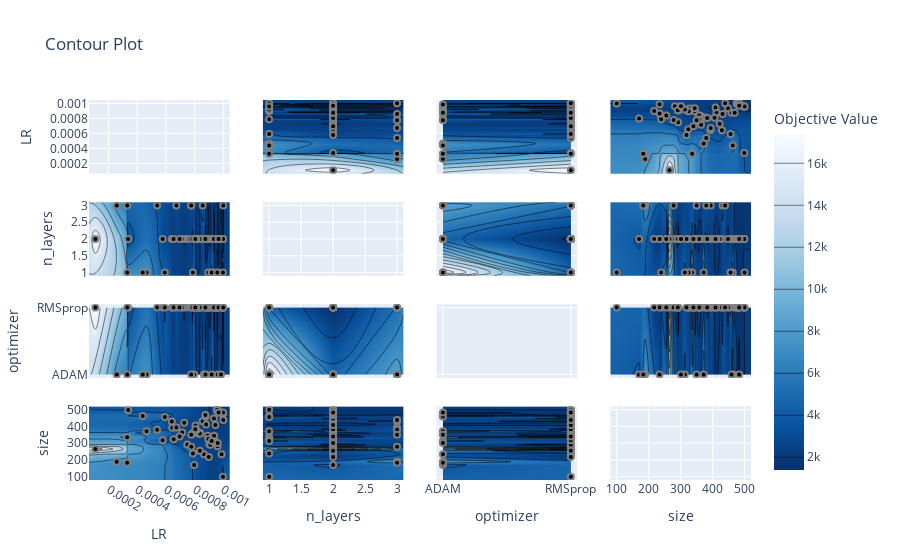

Notebook code cell kept with this figure:
### Code cell
plot_contour(study)

### Figure 1 — Plotly figure (JSON) as saved in the notebook; plotly's stock layout.template omitted (floating-point values rounded to 4 significant figures; data arrays with more than 128 entries replaced by an {"elided": "..."} marker saying what was removed)
{"data": [{"type": "scatter", "xaxis": "x", "yaxis": "y"}, {"colorbar": {"title": {"text": "Objective Value"}}, "colorscale": [[0, "rgb(247,251,255)"], [0.125, "rgb(222,235,247)"], [0.25, "rgb(198,219,239)"], [0.375, "rgb(158,202,225)"], [0.5, "rgb(107,174,214)"], [0.625, "rgb(66,146,198)"], [0.75, "rgb(33,113,181)"], [0.875, "rgb(8,81,156)"], [1, "rgb(8,48,107)"]], "connectgaps": true, "contours": {"coloring": "heatmap"}, "hoverinfo": "none", "line": {"smoothing": 1.3}, "reversescale": true, "showscale": true, "type": "contour", "x": [6.396e-05, 0.0001085, 0.0002574, 0.0003302, 0.0003303, 0.000337, 0.0004386, 0.0004651, 0.0005388, 0.0005771, 0.0005924, 0.0006411, 0.0006439, 0.000654, 0.0006729, 0.0006956, 0.0007133, 0.0007274, 0.0007488, 0.0007762, 0.0007769, 0.0007843, 0.000788, 0.0007969, 0.0008049, 0.0008063, 0.0008121, 0.0008302, 0.000836, 0.0008365, 0.000837, 0.0008565, 0.0008647, 0.000875, 0.0008759, 0.0008806, 0.00089, 0.0008957, 0.0008987, 0.0009034, 0.0009091, 0.0009188, 0.0009318, 0.0009346, 0.0009356, 0.0009449, 0.0009543, 0.0009564, 0.000958, 0.0009596, 0.0009611, 0.0009666, 0.0009842, 0.0009875, 0.000988, 0.000995, 0.0009971, 0.0009974, 0.0009978, 0.0009985, 0.0009998, 0.001044], "xaxis": "x5", "y": [0.9, 1, 2, 3, 3.1], "yaxis": "y5", "z": {"elided": "5x62 float values"}}, {"marker": {"color": "black", "line": {"color": "Grey", "width": 2}}, "mode": "markers", "showlegend": false, "type": "scatter", "x": [0.0009318, 0.000788, 0.0007969, 0.0004651, 0.0002574, 0.0008647, 0.0003302, 0.000337, 0.0003303, 0.0004386, 0.0009974, 0.0009596, 0.0006439, 0.0006411, 0.0006729, 0.0001085, 0.000654, 0.0005388, 0.0007488, 0.0007769, 0.0009034, 0.0009091, 0.000988, 0.00089, 0.0009356, 0.0008302, 0.0008565, 0.0007274, 0.000836, 0.0008957, 0.0005771, 0.000837, 0.0007133, 0.0008365, 0.0008063, 0.0009188, 0.0007843, 0.0007762, 0.0008987, 0.0009611, 0.0005924, 0.0008121, 0.0008049, 0.0006956, 0.0008806, 0.0008759, 0.0009449, 0.0009564, 0.0009543, 0.000958, 0.0009842, 0.0009346, 0.000875, 0.0009978, 0.000995, 0.0009971, 0.0009875, 0.0009985, 0.0009666, 0.0009998], "xaxis": "x5", "y": [1, 1, 2, 1, 3, 2, 3, 2, 1, 1, 1, 2, 2, 2, 3, 2, 2, 3, 2, 3, 2, 2, 2, 2, 2, 2, 3, 2, 2, 1, 2, 2, 2, 2, 2, 1, 2, 3, 2, 2, 1, 2, 2, 2, 2, 2, 2, 2, 2, 1, 2, 2, 2, 2, 2, 2, 2, 2, 2, 3], "yaxis": "y5"}, {"colorbar": {"title": {"text": "Objective Value"}}, "colorscale": [[0, "rgb(247,251,255)"], [0.125, "rgb(222,235,247)"], [0.25, "rgb(198,219,239)"], [0.375, "rgb(158,202,225)"], [0.5, "rgb(107,174,214)"], [0.625, "rgb(66,146,198)"], [0.75, "rgb(33,113,181)"], [0.875, "rgb(8,81,156)"], [1, "rgb(8,48,107)"]], "connectgaps": true, "contours": {"coloring": "heatmap"}, "hoverinfo": "none", "line": {"smoothing": 1.3}, "reversescale": true, "showscale": false, "type": "contour", "x": [6.396e-05, 0.0001085, 0.0002574, 0.0003302, 0.0003303, 0.000337, 0.0004386, 0.0004651, 0.0005388, 0.0005771, 0.0005924, 0.0006411, 0.0006439, 0.000654, 0.0006729, 0.0006956, 0.0007133, 0.0007274, 0.0007488, 0.0007762, 0.0007769, 0.0007843, 0.000788, 0.0007969, 0.0008049, 0.0008063, 0.0008121, 0.0008302, 0.000836, 0.0008365, 0.000837, 0.0008565, 0.0008647, 0.000875, 0.0008759, 0.0008806, 0.00089, 0.0008957, 0.0008987, 0.0009034, 0.0009091, 0.0009188, 0.0009318, 0.0009346, 0.0009356, 0.0009449, 0.0009543, 0.0009564, 0.000958, 0.0009596, 0.0009611, 0.0009666, 0.0009842, 0.0009875, 0.000988, 0.000995, 0.0009971, 0.0009974, 0.0009978, 0.0009985, 0.0009998, 0.001044], "xaxis": "x9", "y": ["ADAM", "RMSprop"], "yaxis": "y9", "z": [[null, null, 7314, 6164, null, null, 7227, 7314.0, null, null, null, null, null, null, null, null, null, null, null, 2914.0, null, null, null, 3866.0, null, null, null, null, null, null, null, null, 3192.0, null, 2394, null, null, null, null, null, null, 4384.0, null, null, null, null, null, null, null, null, 2672, null, 2282.0, null, null, null, null, null, null, null, null, null], [null, 17400.0, null, null, 9272.0, 3243, null, null, 3859, 2594, 4137, 2222, 2081, 2218.0, 3160.0, 2221, 2117, 1961, 2036.0, null, 3004, 1790, 4060.0, null, 1874.0, 1943, 1779, 1770.0, 1824.0, 2148.0, 2129, 4787, null, 1613, null, 1634, 1696, 3126.0, 1984, 1860, 1735, null, 2884.0, 1798.0, 2132, 1730, 1522.0, 1513, 2273, 1856, null, 1766.0, null, 1382, 1952, 1613, 1586.0, 4718.0, 1534, 1716.0, 2414.0, null]]}, {"marker": {"color": "black", "line": {"color": "Grey", "width": 2}}, "mode": "markers", "showlegend": false, "type": "scatter", "x": [0.0009318, 0.000788, 0.0007969, 0.0004651, 0.0002574, 0.0008647, 0.0003302, 0.000337, 0.0003303, 0.0004386, 0.0009974, 0.0009596, 0.0006439, 0.0006411, 0.0006729, 0.0001085, 0.000654, 0.0005388, 0.0007488, 0.0007769, 0.0009034, 0.0009091, 0.000988, 0.00089, 0.0009356, 0.0008302, 0.0008565, 0.0007274, 0.000836, 0.0008957, 0.0005771, 0.000837, 0.0007133, 0.0008365, 0.0008063, 0.0009188, 0.0007843, 0.0007762, 0.0008987, 0.0009611, 0.0005924, 0.0008121, 0.0008049, 0.0006956, 0.0008806, 0.0008759, 0.0009449, 0.0009564, 0.0009543, 0.000958, 0.0009842, 0.0009346, 0.000875, 0.0009978, 0.000995, 0.0009971, 0.0009875, 0.0009985, 0.0009666, 0.0009998], "xaxis": "x9", "y": ["RMSprop", "RMSprop", "ADAM", "ADAM", "ADAM", "ADAM", "ADAM", "RMSprop", "RMSprop", "ADAM", "RMSprop", "RMSprop", "RMSprop", "RMSprop", "RMSprop", "RMSprop", "RMSprop", "RMSprop", "RMSprop", "RMSprop", "RMSprop", "RMSprop", "RMSprop", "RMSprop", "RMSprop", "RMSprop", "RMSprop", "RMSprop", "RMSprop", "RMSprop", "RMSprop", "RMSprop", "RMSprop", "RMSprop", "RMSprop", "ADAM", "RMSprop", "ADAM", "RMSprop", "ADAM", "RMSprop", "RMSprop", "RMSprop", "RMSprop", "RMSprop", "ADAM", "RMSprop", "RMSprop", "RMSprop", "RMSprop", "ADAM", "RMSprop", "RMSprop", "RMSprop", "RMSprop", "RMSprop", "RMSprop", "RMSprop", "RMSprop", "RMSprop"], "yaxis": "y9"}, {"colorbar": {"title": {"text": "Objective Value"}}, "colorscale": [[0, "rgb(247,251,255)"], [0.125, "rgb(222,235,247)"], [0.25, "rgb(198,219,239)"], [0.375, "rgb(158,202,225)"], [0.5, "rgb(107,174,214)"], [0.625, "rgb(66,146,198)"], [0.75, "rgb(33,113,181)"], [0.875, "rgb(8,81,156)"], [1, "rgb(8,48,107)"]], "connectgaps": true, "contours": {"coloring": "heatmap"}, "hoverinfo": "none", "line": {"smoothing": 1.3}, "reversescale": true, "showscale": false, "type": "contour", "x": [6.396e-05, 0.0001085, 0.0002574, 0.0003302, 0.0003303, 0.000337, 0.0004386, 0.0004651, 0.0005388, 0.0005771, 0.0005924, 0.0006411, 0.0006439, 0.000654, 0.0006729, 0.0006956, 0.0007133, 0.0007274, 0.0007488, 0.0007762, 0.0007769, 0.0007843, 0.000788, 0.0007969, 0.0008049, 0.0008063, 0.0008121, 0.0008302, 0.000836, 0.0008365, 0.000837, 0.0008565, 0.0008647, 0.000875, 0.0008759, 0.0008806, 0.00089, 0.0008957, 0.0008987, 0.0009034, 0.0009091, 0.0009188, 0.0009318, 0.0009346, 0.0009356, 0.0009449, 0.0009543, 0.0009564, 0.000958, 0.0009596, 0.0009611, 0.0009666, 0.0009842, 0.0009875, 0.000988, 0.000995, 0.0009971, 0.0009974, 0.0009978, 0.0009985, 0.0009998, 0.001044], "xaxis": "x13", "y": [80, 100, 170, 183, 189, 217, 234, 239, 255, 265, 278, 282, 291, 292, 293, 301, 313, 318, 324, 325, 328, 336, 340, 344, 345, 350, 356, 358, 362, 364, 372, 377, 380, 383, 393, 394, 406, 409, 412, 422, 429, 431, 439, 448, 456, 459, 463, 469, 475, 476, 479, 483, 484, 496, 499, 500, 520], "yaxis": "y13", "z": {"elided": "57x62 float values"}}, {"marker": {"color": "black", "line": {"color": "Grey", "width": 2}}, "mode": "markers", "showlegend": false, "type": "scatter", "x": [0.0009318, 0.000788, 0.0007969, 0.0004651, 0.0002574, 0.0008647, 0.0003302, 0.000337, 0.0003303, 0.0004386, 0.0009974, 0.0009596, 0.0006439, 0.0006411, 0.0006729, 0.0001085, 0.000654, 0.0005388, 0.0007488, 0.0007769, 0.0009034, 0.0009091, 0.000988, 0.00089, 0.0009356, 0.0008302, 0.0008565, 0.0007274, 0.000836, 0.0008957, 0.0005771, 0.000837, 0.0007133, 0.0008365, 0.0008063, 0.0009188, 0.0007843, 0.0007762, 0.0008987, 0.0009611, 0.0005924, 0.0008121, 0.0008049, 0.0006956, 0.0008806, 0.0008759, 0.0009449, 0.0009564, 0.0009543, 0.000958, 0.0009842, 0.0009346, 0.000875, 0.0009978, 0.000995, 0.0009971, 0.0009875, 0.0009985, 0.0009666, 0.0009998], "xaxis": "x13", "y": [328, 239, 170, 372, 189, 234, 183, 499, 336, 463, 100, 282, 393, 429, 394, 265, 324, 380, 292, 278, 293, 291, 234, 345, 344, 356, 431, 422, 362, 325, 318, 358, 364, 255, 406, 313, 358, 350, 217, 301, 456, 377, 383, 340, 412, 459, 409, 496, 499, 500, 483, 448, 469, 475, 479, 476, 479, 484, 483, 439], "yaxis": "y13"}, {"colorbar": {"title": {"text": "Objective Value"}}, "colorscale": [[0, "rgb(247,251,255)"], [0.125, "rgb(222,235,247)"], [0.25, "rgb(198,219,239)"], [0.375, "rgb(158,202,225)"], [0.5, "rgb(107,174,214)"], [0.625, "rgb(66,146,198)"], [0.75, "rgb(33,113,181)"], [0.875, "rgb(8,81,156)"], [1, "rgb(8,48,107)"]], "connectgaps": true, "contours": {"coloring": "heatmap"}, "hoverinfo": "none", "line": {"smoothing": 1.3}, "reversescale": true, "showscale": false, "type": "contour", "x": [0.9, 1, 2, 3, 3.1], "xaxis": "x2", "y": [6.396e-05, 0.0001085, 0.0002574, 0.0003302, 0.0003303, 0.000337, 0.0004386, 0.0004651, 0.0005388, 0.0005771, 0.0005924, 0.0006411, 0.0006439, 0.000654, 0.0006729, 0.0006956, 0.0007133, 0.0007274, 0.0007488, 0.0007762, 0.0007769, 0.0007843, 0.000788, 0.0007969, 0.0008049, 0.0008063, 0.0008121, 0.0008302, 0.000836, 0.0008365, 0.000837, 0.0008565, 0.0008647, 0.000875, 0.0008759, 0.0008806, 0.00089, 0.0008957, 0.0008987, 0.0009034, 0.0009091, 0.0009188, 0.0009318, 0.0009346, 0.0009356, 0.0009449, 0.0009543, 0.0009564, 0.000958, 0.0009596, 0.0009611, 0.0009666, 0.0009842, 0.0009875, 0.000988, 0.000995, 0.0009971, 0.0009974, 0.0009978, 0.0009985, 0.0009998, 0.001044], "yaxis": "y2", "z": {"elided": "62x5 float values"}}, {"marker": {"color": "black", "line": {"color": "Grey", "width": 2}}, "mode": "markers", "showlegend": false, "type": "scatter", "x": [1, 1, 2, 1, 3, 2, 3, 2, 1, 1, 1, 2, 2, 2, 3, 2, 2, 3, 2, 3, 2, 2, 2, 2, 2, 2, 3, 2, 2, 1, 2, 2, 2, 2, 2, 1, 2, 3, 2, 2, 1, 2, 2, 2, 2, 2, 2, 2, 2, 1, 2, 2, 2, 2, 2, 2, 2, 2, 2, 3], "xaxis": "x2", "y": [0.0009318, 0.000788, 0.0007969, 0.0004651, 0.0002574, 0.0008647, 0.0003302, 0.000337, 0.0003303, 0.0004386, 0.0009974, 0.0009596, 0.0006439, 0.0006411, 0.0006729, 0.0001085, 0.000654, 0.0005388, 0.0007488, 0.0007769, 0.0009034, 0.0009091, 0.000988, 0.00089, 0.0009356, 0.0008302, 0.0008565, 0.0007274, 0.000836, 0.0008957, 0.0005771, 0.000837, 0.0007133, 0.0008365, 0.0008063, 0.0009188, 0.0007843, 0.0007762, 0.0008987, 0.0009611, 0.0005924, 0.0008121, 0.0008049, 0.0006956, 0.0008806, 0.0008759, 0.0009449, 0.0009564, 0.0009543, 0.000958, 0.0009842, 0.0009346, 0.000875, 0.0009978, 0.000995, 0.0009971, 0.0009875, 0.0009985, 0.0009666, 0.0009998], "yaxis": "y2"}, {"type": "scatter", "xaxis": "x6", "yaxis": "y6"}, {"colorbar": {"title": {"text": "Objective Value"}}, "colorscale": [[0, "rgb(247,251,255)"], [0.125, "rgb(222,235,247)"], [0.25, "rgb(198,219,239)"], [0.375, "rgb(158,202,225)"], [0.5, "rgb(107,174,214)"], [0.625, "rgb(66,146,198)"], [0.75, "rgb(33,113,181)"], [0.875, "rgb(8,81,156)"], [1, "rgb(8,48,107)"]], "connectgaps": true, "contours": {"coloring": "heatmap"}, "hoverinfo": "none", "line": {"smoothing": 1.3}, "reversescale": true, "showscale": false, "type": "contour", "x": [0.9, 1, 2, 3, 3.1], "xaxis": "x10", "y": ["ADAM", "RMSprop"], "yaxis": "y10", "z": [[null, 4384.0, 2282.0, 2914.0, null], [null, 2273, 1766.0, 2414.0, null]]}, {"marker": {"color": "black", "line": {"color": "Grey", "width": 2}}, "mode": "markers", "showlegend": false, "type": "scatter", "x": [1, 1, 2, 1, 3, 2, 3, 2, 1, 1, 1, 2, 2, 2, 3, 2, 2, 3, 2, 3, 2, 2, 2, 2, 2, 2, 3, 2, 2, 1, 2, 2, 2, 2, 2, 1, 2, 3, 2, 2, 1, 2, 2, 2, 2, 2, 2, 2, 2, 1, 2, 2, 2, 2, 2, 2, 2, 2, 2, 3], "xaxis": "x10", "y": ["RMSprop", "RMSprop", "ADAM", "ADAM", "ADAM", "ADAM", "ADAM", "RMSprop", "RMSprop", "ADAM", "RMSprop", "RMSprop", "RMSprop", "RMSprop", "RMSprop", "RMSprop", "RMSprop", "RMSprop", "RMSprop", "RMSprop", "RMSprop", "RMSprop", "RMSprop", "RMSprop", "RMSprop", "RMSprop", "RMSprop", "RMSprop", "RMSprop", "RMSprop", "RMSprop", "RMSprop", "RMSprop", "RMSprop", "RMSprop", "ADAM", "RMSprop", "ADAM", "RMSprop", "ADAM", "RMSprop", "RMSprop", "RMSprop", "RMSprop", "RMSprop", "ADAM", "RMSprop", "RMSprop", "RMSprop", "RMSprop", "ADAM", "RMSprop", "RMSprop", "RMSprop", "RMSprop", "RMSprop", "RMSprop", "RMSprop", "RMSprop", "RMSprop"], "yaxis": "y10"}, {"colorbar": {"title": {"text": "Objective Value"}}, "colorscale": [[0, "rgb(247,251,255)"], [0.125, "rgb(222,235,247)"], [0.25, "rgb(198,219,239)"], [0.375, "rgb(158,202,225)"], [0.5, "rgb(107,174,214)"], [0.625, "rgb(66,146,198)"], [0.75, "rgb(33,113,181)"], [0.875, "rgb(8,81,156)"], [1, "rgb(8,48,107)"]], "connectgaps": true, "contours": {"coloring": "heatmap"}, "hoverinfo": "none", "line": {"smoothing": 1.3}, "reversescale": true, "showscale": false, "type": "contour", "x": [0.9, 1, 2, 3, 3.1], "xaxis": "x14", "y": [80, 100, 170, 183, 189, 217, 234, 239, 255, 265, 278, 282, 291, 292, 293, 301, 313, 318, 324, 325, 328, 336, 340, 344, 345, 350, 356, 358, 362, 364, 372, 377, 380, 383, 393, 394, 406, 409, 412, 422, 429, 431, 439, 448, 456, 459, 463, 469, 475, 476, 479, 483, 484, 496, 499, 500, 520], "yaxis": "y14", "z": {"elided": "57x5 float values"}}, {"marker": {"color": "black", "line": {"color": "Grey", "width": 2}}, "mode": "markers", "showlegend": false, "type": "scatter", "x": [1, 1, 2, 1, 3, 2, 3, 2, 1, 1, 1, 2, 2, 2, 3, 2, 2, 3, 2, 3, 2, 2, 2, 2, 2, 2, 3, 2, 2, 1, 2, 2, 2, 2, 2, 1, 2, 3, 2, 2, 1, 2, 2, 2, 2, 2, 2, 2, 2, 1, 2, 2, 2, 2, 2, 2, 2, 2, 2, 3], "xaxis": "x14", "y": [328, 239, 170, 372, 189, 234, 183, 499, 336, 463, 100, 282, 393, 429, 394, 265, 324, 380, 292, 278, 293, 291, 234, 345, 344, 356, 431, 422, 362, 325, 318, 358, 364, 255, 406, 313, 358, 350, 217, 301, 456, 377, 383, 340, 412, 459, 409, 496, 499, 500, 483, 448, 469, 475, 479, 476, 479, 484, 483, 439], "yaxis": "y14"}, {"colorbar": {"title": {"text": "Objective Value"}}, "colorscale": [[0, "rgb(247,251,255)"], [0.125, "rgb(222,235,247)"], [0.25, "rgb(198,219,239)"], [0.375, "rgb(158,202,225)"], [0.5, "rgb(107,174,214)"], [0.625, "rgb(66,146,198)"], [0.75, "rgb(33,113,181)"], [0.875, "rgb(8,81,156)"], [1, "rgb(8,48,107)"]], "connectgaps": true, "contours": {"coloring": "heatmap"}, "hoverinfo": "none", "line": {"smoothing": 1.3}, "reversescale": true, "showscale": false, "type": "contour", "x": ["ADAM", "RMSprop"], "xaxis": "x3", "y": [6.396e-05, 0.0001085, 0.0002574, 0.0003302, 0.0003303, 0.000337, 0.0004386, 0.0004651, 0.0005388, 0.0005771, 0.0005924, 0.0006411, 0.0006439, 0.000654, 0.0006729, 0.0006956, 0.0007133, 0.0007274, 0.0007488, 0.0007762, 0.0007769, 0.0007843, 0.000788, 0.0007969, 0.0008049, 0.0008063, 0.0008121, 0.0008302, 0.000836, 0.0008365, 0.000837, 0.0008565, 0.0008647, 0.000875, 0.0008759, 0.0008806, 0.00089, 0.0008957, 0.0008987, 0.0009034, 0.0009091, 0.0009188, 0.0009318, 0.0009346, 0.0009356, 0.0009449, 0.0009543, 0.0009564, 0.000958, 0.0009596, 0.0009611, 0.0009666, 0.0009842, 0.0009875, 0.000988, 0.000995, 0.0009971, 0.0009974, 0.0009978, 0.0009985, 0.0009998, 0.001044], "yaxis": "y3", "z": [[null, null], [null, 17400.0], [7314, null], [6164, null], [null, 9272.0], [null, 3243], [7227, null], [7314.0, null], [null, 3859], [null, 2594], [null, 4137], [null, 2222], [null, 2081], [null, 2218.0], [null, 3160.0], [null, 2221], [null, 2117], [null, 1961], [null, 2036.0], [2914.0, null], [null, 3004], [null, 1790], [null, 4060.0], [3866.0, null], [null, 1874.0], [null, 1943], [null, 1779], [null, 1770.0], [null, 1824.0], [null, 2148.0], [null, 2129], [null, 4787], [3192.0, null], [null, 1613], [2394, null], [null, 1634], [null, 1696], [null, 3126.0], [null, 1984], [null, 1860], [null, 1735], [4384.0, null], [null, 2884.0], [null, 1798.0], [null, 2132], [null, 1730], [null, 1522.0], [null, 1513], [null, 2273], [null, 1856], [2672, null], [null, 1766.0], [2282.0, null], [null, 1382], [null, 1952], [null, 1613], [null, 1586.0], [null, 4718.0], [null, 1534], [null, 1716.0], [null, 2414.0], [null, null]]}, {"marker": {"color": "black", "line": {"color": "Grey", "width": 2}}, "mode": "markers", "showlegend": false, "type": "scatter", "x": ["RMSprop", "RMSprop", "ADAM", "ADAM", "ADAM", "ADAM", "ADAM", "RMSprop", "RMSprop", "ADAM", "RMSprop", "RMSprop", "RMSprop", "RMSprop", "RMSprop", "RMSprop", "RMSprop", "RMSprop", "RMSprop", "RMSprop", "RMSprop", "RMSprop", "RMSprop", "RMSprop", "RMSprop", "RMSprop", "RMSprop", "RMSprop", "RMSprop", "RMSprop", "RMSprop", "RMSprop", "RMSprop", "RMSprop", "RMSprop", "ADAM", "RMSprop", "ADAM", "RMSprop", "ADAM", "RMSprop", "RMSprop", "RMSprop", "RMSprop", "RMSprop", "ADAM", "RMSprop", "RMSprop", "RMSprop", "RMSprop", "ADAM", "RMSprop", "RMSprop", "RMSprop", "RMSprop", "RMSprop", "RMSprop", "RMSprop", "RMSprop", "RMSprop"], "xaxis": "x3", "y": [0.0009318, 0.000788, 0.0007969, 0.0004651, 0.0002574, 0.0008647, 0.0003302, 0.000337, 0.0003303, 0.0004386, 0.0009974, 0.0009596, 0.0006439, 0.0006411, 0.0006729, 0.0001085, 0.000654, 0.0005388, 0.0007488, 0.0007769, 0.0009034, 0.0009091, 0.000988, 0.00089, 0.0009356, 0.0008302, 0.0008565, 0.0007274, 0.000836, 0.0008957, 0.0005771, 0.000837, 0.0007133, 0.0008365, 0.0008063, 0.0009188, 0.0007843, 0.0007762, 0.0008987, 0.0009611, 0.0005924, 0.0008121, 0.0008049, 0.0006956, 0.0008806, 0.0008759, 0.0009449, 0.0009564, 0.0009543, 0.000958, 0.0009842, 0.0009346, 0.000875, 0.0009978, 0.000995, 0.0009971, 0.0009875, 0.0009985, 0.0009666, 0.0009998], "yaxis": "y3"}, {"colorbar": {"title": {"text": "Objective Value"}}, "colorscale": [[0, "rgb(247,251,255)"], [0.125, "rgb(222,235,247)"], [0.25, "rgb(198,219,239)"], [0.375, "rgb(158,202,225)"], [0.5, "rgb(107,174,214)"], [0.625, "rgb(66,146,198)"], [0.75, "rgb(33,113,181)"], [0.875, "rgb(8,81,156)"], [1, "rgb(8,48,107)"]], "connectgaps": true, "contours": {"coloring": "heatmap"}, "hoverinfo": "none", "line": {"smoothing": 1.3}, "reversescale": true, "showscale": false, "type": "contour", "x": ["ADAM", "RMSprop"], "xaxis": "x7", "y": [0.9, 1, 2, 3, 3.1], "yaxis": "y7", "z": [[null, null], [4384.0, 2273], [2282.0, 1766.0], [2914.0, 2414.0], [null, null]]}, {"marker": {"color": "black", "line": {"color": "Grey", "width": 2}}, "mode": "markers", "showlegend": false, "type": "scatter", "x": ["RMSprop", "RMSprop", "ADAM", "ADAM", "ADAM", "ADAM", "ADAM", "RMSprop", "RMSprop", "ADAM", "RMSprop", "RMSprop", "RMSprop", "RMSprop", "RMSprop", "RMSprop", "RMSprop", "RMSprop", "RMSprop", "RMSprop", "RMSprop", "RMSprop", "RMSprop", "RMSprop", "RMSprop", "RMSprop", "RMSprop", "RMSprop", "RMSprop", "RMSprop", "RMSprop", "RMSprop", "RMSprop", "RMSprop", "RMSprop", "ADAM", "RMSprop", "ADAM", "RMSprop", "ADAM", "RMSprop", "RMSprop", "RMSprop", "RMSprop", "RMSprop", "ADAM", "RMSprop", "RMSprop", "RMSprop", "RMSprop", "ADAM", "RMSprop", "RMSprop", "RMSprop", "RMSprop", "RMSprop", "RMSprop", "RMSprop", "RMSprop", "RMSprop"], "xaxis": "x7", "y": [1, 1, 2, 1, 3, 2, 3, 2, 1, 1, 1, 2, 2, 2, 3, 2, 2, 3, 2, 3, 2, 2, 2, 2, 2, 2, 3, 2, 2, 1, 2, 2, 2, 2, 2, 1, 2, 3, 2, 2, 1, 2, 2, 2, 2, 2, 2, 2, 2, 1, 2, 2, 2, 2, 2, 2, 2, 2, 2, 3], "yaxis": "y7"}, {"type": "scatter", "xaxis": "x11", "yaxis": "y11"}, {"colorbar": {"title": {"text": "Objective Value"}}, "colorscale": [[0, "rgb(247,251,255)"], [0.125, "rgb(222,235,247)"], [0.25, "rgb(198,219,239)"], [0.375, "rgb(158,202,225)"], [0.5, "rgb(107,174,214)"], [0.625, "rgb(66,146,198)"], [0.75, "rgb(33,113,181)"], [0.875, "rgb(8,81,156)"], [1, "rgb(8,48,107)"]], "connectgaps": true, "contours": {"coloring": "heatmap"}, "hoverinfo": "none", "line": {"smoothing": 1.3}, "reversescale": true, "showscale": false, "type": "contour", "x": ["ADAM", "RMSprop"], "xaxis": "x15", "y": [80, 100, 170, 183, 189, 217, 234, 239, 255, 265, 278, 282, 291, 292, 293, 301, 313, 318, 324, 325, 328, 336, 340, 344, 345, 350, 356, 358, 362, 364, 372, 377, 380, 383, 393, 394, 406, 409, 412, 422, 429, 431, 439, 448, 456, 459, 463, 469, 475, 476, 479, 483, 484, 496, 499, 500, 520], "yaxis": "y15", "z": [[null, null], [null, 4718.0], [3866.0, null], [6164, null], [7314, null], [null, 1984], [3192.0, 1952], [null, 4060.0], [null, 2148.0], [null, 17400.0], [null, 3004], [null, 1856], [null, 1735], [null, 2036.0], [null, 1860], [2672, null], [4384.0, null], [null, 2594], [null, 2218.0], [null, 3126.0], [null, 2884.0], [null, 9272.0], [null, 2221], [null, 2132], [null, 1696], [2914.0, null], [null, 1770.0], [null, 1790], [null, 1824.0], [null, 2117], [7314.0, null], [null, 1779], [null, 3859], [null, 1874.0], [null, 2081], [null, 3160.0], [null, 1943], [null, 1730], [null, 1634], [null, 1961], [null, 2222], [null, 4787], [null, 2414.0], [null, 1798.0], [null, 4137], [2394, null], [7227, null], [null, 1613], [null, 1534], [null, 1586.0], [null, 1382], [2282.0, 1766.0], [null, 1716.0], [null, 1513], [null, 1522.0], [null, 2273], [null, null]]}, {"marker": {"color": "black", "line": {"color": "Grey", "width": 2}}, "mode": "markers", "showlegend": false, "type": "scatter", "x": ["RMSprop", "RMSprop", "ADAM", "ADAM", "ADAM", "ADAM", "ADAM", "RMSprop", "RMSprop", "ADAM", "RMSprop", "RMSprop", "RMSprop", "RMSprop", "RMSprop", "RMSprop", "RMSprop", "RMSprop", "RMSprop", "RMSprop", "RMSprop", "RMSprop", "RMSprop", "RMSprop", "RMSprop", "RMSprop", "RMSprop", "RMSprop", "RMSprop", "RMSprop", "RMSprop", "RMSprop", "RMSprop", "RMSprop", "RMSprop", "ADAM", "RMSprop", "ADAM", "RMSprop", "ADAM", "RMSprop", "RMSprop", "RMSprop", "RMSprop", "RMSprop", "ADAM", "RMSprop", "RMSprop", "RMSprop", "RMSprop", "ADAM", "RMSprop", "RMSprop", "RMSprop", "RMSprop", "RMSprop", "RMSprop", "RMSprop", "RMSprop", "RMSprop"], "xaxis": "x15", "y": [328, 239, 170, 372, 189, 234, 183, 499, 336, 463, 100, 282, 393, 429, 394, 265, 324, 380, 292, 278, 293, 291, 234, 345, 344, 356, 431, 422, 362, 325, 318, 358, 364, 255, 406, 313, 358, 350, 217, 301, 456, 377, 383, 340, 412, 459, 409, 496, 499, 500, 483, 448, 469, 475, 479, 476, 479, 484, 483, 439], "yaxis": "y15"}, {"colorbar": {"title": {"text": "Objective Value"}}, "colorscale": [[0, "rgb(247,251,255)"], [0.125, "rgb(222,235,247)"], [0.25, "rgb(198,219,239)"], [0.375, "rgb(158,202,225)"], [0.5, "rgb(107,174,214)"], [0.625, "rgb(66,146,198)"], [0.75, "rgb(33,113,181)"], [0.875, "rgb(8,81,156)"], [1, "rgb(8,48,107)"]], "connectgaps": true, "contours": {"coloring": "heatmap"}, "hoverinfo": "none", "line": {"smoothing": 1.3}, "reversescale": true, "showscale": false, "type": "contour", "x": [80, 100, 170, 183, 189, 217, 234, 239, 255, 265, 278, 282, 291, 292, 293, 301, 313, 318, 324, 325, 328, 336, 340, 344, 345, 350, 356, 358, 362, 364, 372, 377, 380, 383, 393, 394, 406, 409, 412, 422, 429, 431, 439, 448, 456, 459, 463, 469, 475, 476, 479, 483, 484, 496, 499, 500, 520], "xaxis": "x4", "y": [6.396e-05, 0.0001085, 0.0002574, 0.0003302, 0.0003303, 0.000337, 0.0004386, 0.0004651, 0.0005388, 0.0005771, 0.0005924, 0.0006411, 0.0006439, 0.000654, 0.0006729, 0.0006956, 0.0007133, 0.0007274, 0.0007488, 0.0007762, 0.0007769, 0.0007843, 0.000788, 0.0007969, 0.0008049, 0.0008063, 0.0008121, 0.0008302, 0.000836, 0.0008365, 0.000837, 0.0008565, 0.0008647, 0.000875, 0.0008759, 0.0008806, 0.00089, 0.0008957, 0.0008987, 0.0009034, 0.0009091, 0.0009188, 0.0009318, 0.0009346, 0.0009356, 0.0009449, 0.0009543, 0.0009564, 0.000958, 0.0009596, 0.0009611, 0.0009666, 0.0009842, 0.0009875, 0.000988, 0.000995, 0.0009971, 0.0009974, 0.0009978, 0.0009985, 0.0009998, 0.001044], "yaxis": "y4", "z": {"elided": "62x57 float values"}}, {"marker": {"color": "black", "line": {"color": "Grey", "width": 2}}, "mode": "markers", "showlegend": false, "type": "scatter", "x": [328, 239, 170, 372, 189, 234, 183, 499, 336, 463, 100, 282, 393, 429, 394, 265, 324, 380, 292, 278, 293, 291, 234, 345, 344, 356, 431, 422, 362, 325, 318, 358, 364, 255, 406, 313, 358, 350, 217, 301, 456, 377, 383, 340, 412, 459, 409, 496, 499, 500, 483, 448, 469, 475, 479, 476, 479, 484, 483, 439], "xaxis": "x4", "y": [0.0009318, 0.000788, 0.0007969, 0.0004651, 0.0002574, 0.0008647, 0.0003302, 0.000337, 0.0003303, 0.0004386, 0.0009974, 0.0009596, 0.0006439, 0.0006411, 0.0006729, 0.0001085, 0.000654, 0.0005388, 0.0007488, 0.0007769, 0.0009034, 0.0009091, 0.000988, 0.00089, 0.0009356, 0.0008302, 0.0008565, 0.0007274, 0.000836, 0.0008957, 0.0005771, 0.000837, 0.0007133, 0.0008365, 0.0008063, 0.0009188, 0.0007843, 0.0007762, 0.0008987, 0.0009611, 0.0005924, 0.0008121, 0.0008049, 0.0006956, 0.0008806, 0.0008759, 0.0009449, 0.0009564, 0.0009543, 0.000958, 0.0009842, 0.0009346, 0.000875, 0.0009978, 0.000995, 0.0009971, 0.0009875, 0.0009985, 0.0009666, 0.0009998], "yaxis": "y4"}, {"colorbar": {"title": {"text": "Objective Value"}}, "colorscale": [[0, "rgb(247,251,255)"], [0.125, "rgb(222,235,247)"], [0.25, "rgb(198,219,239)"], [0.375, "rgb(158,202,225)"], [0.5, "rgb(107,174,214)"], [0.625, "rgb(66,146,198)"], [0.75, "rgb(33,113,181)"], [0.875, "rgb(8,81,156)"], [1, "rgb(8,48,107)"]], "connectgaps": true, "contours": {"coloring": "heatmap"}, "hoverinfo": "none", "line": {"smoothing": 1.3}, "reversescale": true, "showscale": false, "type": "contour", "x": [80, 100, 170, 183, 189, 217, 234, 239, 255, 265, 278, 282, 291, 292, 293, 301, 313, 318, 324, 325, 328, 336, 340, 344, 345, 350, 356, 358, 362, 364, 372, 377, 380, 383, 393, 394, 406, 409, 412, 422, 429, 431, 439, 448, 456, 459, 463, 469, 475, 476, 479, 483, 484, 496, 499, 500, 520], "xaxis": "x8", "y": [0.9, 1, 2, 3, 3.1], "yaxis": "y8", "z": {"elided": "5x57 float values"}}, {"marker": {"color": "black", "line": {"color": "Grey", "width": 2}}, "mode": "markers", "showlegend": false, "type": "scatter", "x": [328, 239, 170, 372, 189, 234, 183, 499, 336, 463, 100, 282, 393, 429, 394, 265, 324, 380, 292, 278, 293, 291, 234, 345, 344, 356, 431, 422, 362, 325, 318, 358, 364, 255, 406, 313, 358, 350, 217, 301, 456, 377, 383, 340, 412, 459, 409, 496, 499, 500, 483, 448, 469, 475, 479, 476, 479, 484, 483, 439], "xaxis": "x8", "y": [1, 1, 2, 1, 3, 2, 3, 2, 1, 1, 1, 2, 2, 2, 3, 2, 2, 3, 2, 3, 2, 2, 2, 2, 2, 2, 3, 2, 2, 1, 2, 2, 2, 2, 2, 1, 2, 3, 2, 2, 1, 2, 2, 2, 2, 2, 2, 2, 2, 1, 2, 2, 2, 2, 2, 2, 2, 2, 2, 3], "yaxis": "y8"}, {"colorbar": {"title": {"text": "Objective Value"}}, "colorscale": [[0, "rgb(247,251,255)"], [0.125, "rgb(222,235,247)"], [0.25, "rgb(198,219,239)"], [0.375, "rgb(158,202,225)"], [0.5, "rgb(107,174,214)"], [0.625, "rgb(66,146,198)"], [0.75, "rgb(33,113,181)"], [0.875, "rgb(8,81,156)"], [1, "rgb(8,48,107)"]], "connectgaps": true, "contours": {"coloring": "heatmap"}, "hoverinfo": "none", "line": {"smoothing": 1.3}, "reversescale": true, "showscale": false, "type": "contour", "x": [80, 100, 170, 183, 189, 217, 234, 239, 255, 265, 278, 282, 291, 292, 293, 301, 313, 318, 324, 325, 328, 336, 340, 344, 345, 350, 356, 358, 362, 364, 372, 377, 380, 383, 393, 394, 406, 409, 412, 422, 429, 431, 439, 448, 456, 459, 463, 469, 475, 476, 479, 483, 484, 496, 499, 500, 520], "xaxis": "x12", "y": ["ADAM", "RMSprop"], "yaxis": "y12", "z": [[null, null, 3866.0, 6164, 7314, null, 3192.0, null, null, null, null, null, null, null, null, 2672, 4384.0, null, null, null, null, null, null, null, null, 2914.0, null, null, null, null, 7314.0, null, null, null, null, null, null, null, null, null, null, null, null, null, null, 2394, 7227, null, null, null, null, 2282.0, null, null, null, null, null], [null, 4718.0, null, null, null, 1984, 1952, 4060.0, 2148.0, 17400.0, 3004, 1856, 1735, 2036.0, 1860, null, null, 2594, 2218.0, 3126.0, 2884.0, 9272.0, 2221, 2132, 1696, null, 1770.0, 1790, 1824.0, 2117, null, 1779, 3859, 1874.0, 2081, 3160.0, 1943, 1730, 1634, 1961, 2222, 4787, 2414.0, 1798.0, 4137, null, null, 1613, 1534, 1586.0, 1382, 1766.0, 1716.0, 1513, 1522.0, 2273, null]]}, {"marker": {"color": "black", "line": {"color": "Grey", "width": 2}}, "mode": "markers", "showlegend": false, "type": "scatter", "x": [328, 239, 170, 372, 189, 234, 183, 499, 336, 463, 100, 282, 393, 429, 394, 265, 324, 380, 292, 278, 293, 291, 234, 345, 344, 356, 431, 422, 362, 325, 318, 358, 364, 255, 406, 313, 358, 350, 217, 301, 456, 377, 383, 340, 412, 459, 409, 496, 499, 500, 483, 448, 469, 475, 479, 476, 479, 484, 483, 439], "xaxis": "x12", "y": ["RMSprop", "RMSprop", "ADAM", "ADAM", "ADAM", "ADAM", "ADAM", "RMSprop", "RMSprop", "ADAM", "RMSprop", "RMSprop", "RMSprop", "RMSprop", "RMSprop", "RMSprop", "RMSprop", "RMSprop", "RMSprop", "RMSprop", "RMSprop", "RMSprop", "RMSprop", "RMSprop", "RMSprop", "RMSprop", "RMSprop", "RMSprop", "RMSprop", "RMSprop", "RMSprop", "RMSprop", "RMSprop", "RMSprop", "RMSprop", "ADAM", "RMSprop", "ADAM", "RMSprop", "ADAM", "RMSprop", "RMSprop", "RMSprop", "RMSprop", "RMSprop", "ADAM", "RMSprop", "RMSprop", "RMSprop", "RMSprop", "ADAM", "RMSprop", "RMSprop", "RMSprop", "RMSprop", "RMSprop", "RMSprop", "RMSprop", "RMSprop", "RMSprop"], "yaxis": "y12"}, {"type": "scatter", "xaxis": "x16", "yaxis": "y16"}], "layout": {"title": {"text": "Contour Plot"}, "xaxis": {"anchor": "y", "domain": [0, 0.2125], "matches": "x13", "range": [6.396e-05, 0.001044], "showticklabels": false}, "xaxis10": {"anchor": "y10", "domain": [0.2625, 0.475], "matches": "x14", "range": [0.9, 3.1], "showticklabels": false}, "xaxis11": {"anchor": "y11", "domain": [0.525, 0.7375], "matches": "x15", "range": [-0.05, 1.05], "showticklabels": false, "type": "category"}, "xaxis12": {"anchor": "y12", "domain": [0.7875, 1], "matches": "x16", "range": [80, 520], "showticklabels": false}, "xaxis13": {"anchor": "y13", "domain": [0, 0.2125], "range": [6.396e-05, 0.001044], "title": {"text": "LR"}}, "xaxis14": {"anchor": "y14", "domain": [0.2625, 0.475], "range": [0.9, 3.1], "title": {"text": "n_layers"}}, "xaxis15": {"anchor": "y15", "domain": [0.525, 0.7375], "range": [-0.05, 1.05], "title": {"text": "optimizer"}, "type": "category"}, "xaxis16": {"anchor": "y16", "domain": [0.7875, 1], "range": [80, 520], "title": {"text": "size"}}, "xaxis2": {"anchor": "y2", "domain": [0.2625, 0.475], "matches": "x14", "range": [0.9, 3.1], "showticklabels": false}, "xaxis3": {"anchor": "y3", "domain": [0.525, 0.7375], "matches": "x15", "range": [-0.05, 1.05], "showticklabels": false, "type": "category"}, "xaxis4": {"anchor": "y4", "domain": [0.7875, 1], "matches": "x16", "range": [80, 520], "showticklabels": false}, "xaxis5": {"anchor": "y5", "domain": [0, 0.2125], "matches": "x13", "range": [6.396e-05, 0.001044], "showticklabels": false}, "xaxis6": {"anchor": "y6", "domain": [0.2625, 0.475], "matches": "x14", "range": [0.9, 3.1], "showticklabels": false}, "xaxis7": {"anchor": "y7", "domain": [0.525, 0.7375], "matches": "x15", "range": [-0.05, 1.05], "showticklabels": false, "type": "category"}, "xaxis8": {"anchor": "y8", "domain": [0.7875, 1], "matches": "x16", "range": [80, 520], "showticklabels": false}, "xaxis9": {"anchor": "y9", "domain": [0, 0.2125], "matches": "x13", "range": [6.396e-05, 0.001044], "showticklabels": false}, "yaxis": {"anchor": "x", "domain": [0.8063, 1], "range": [6.396e-05, 0.001044], "title": {"text": "LR"}}, "yaxis10": {"anchor": "x10", "domain": [0.2687, 0.4625], "matches": "y9", "range": [-0.05, 1.05], "showticklabels": false, "type": "category"}, "yaxis11": {"anchor": "x11", "domain": [0.2687, 0.4625], "matches": "y9", "range": [-0.05, 1.05], "showticklabels": false, "type": "category"}, "yaxis12": {"anchor": "x12", "domain": [0.2687, 0.4625], "matches": "y9", "range": [-0.05, 1.05], "showticklabels": false, "type": "category"}, "yaxis13": {"anchor": "x13", "domain": [0, 0.1938], "range": [80, 520], "title": {"text": "size"}}, "yaxis14": {"anchor": "x14", "domain": [0, 0.1938], "matches": "y13", "range": [80, 520], "showticklabels": false}, "yaxis15": {"anchor": "x15", "domain": [0, 0.1938], "matches": "y13", "range": [80, 520], "showticklabels": false}, "yaxis16": {"anchor": "x16", "domain": [0, 0.1938], "matches": "y13", "range": [80, 520], "showticklabels": false}, "yaxis2": {"anchor": "x2", "domain": [0.8063, 1], "matches": "y", "range": [6.396e-05, 0.001044], "showticklabels": false}, "yaxis3": {"anchor": "x3", "domain": [0.8063, 1], "matches": "y", "range": [6.396e-05, 0.001044], "showticklabels": false}, "yaxis4": {"anchor": "x4", "domain": [0.8063, 1], "matches": "y", "range": [6.396e-05, 0.001044], "showticklabels": false}, "yaxis5": {"anchor": "x5", "domain": [0.5375, 0.7312], "range": [0.9, 3.1], "title": {"text": "n_layers"}}, "yaxis6": {"anchor": "x6", "domain": [0.5375, 0.7312], "matches": "y5", "range": [0.9, 3.1], "showticklabels": false}, "yaxis7": {"anchor": "x7", "domain": [0.5375, 0.7312], "matches": "y5", "range": [0.9, 3.1], "showticklabels": false}, "yaxis8": {"anchor": "x8", "domain": [0.5375, 0.7312], "matches": "y5", "range": [0.9, 3.1], "showticklabels": false}, "yaxis9": {"anchor": "x9", "domain": [0.2687, 0.4625], "range": [-0.05, 1.05], "title": {"text": "optimizer"}, "type": "category"}}}
